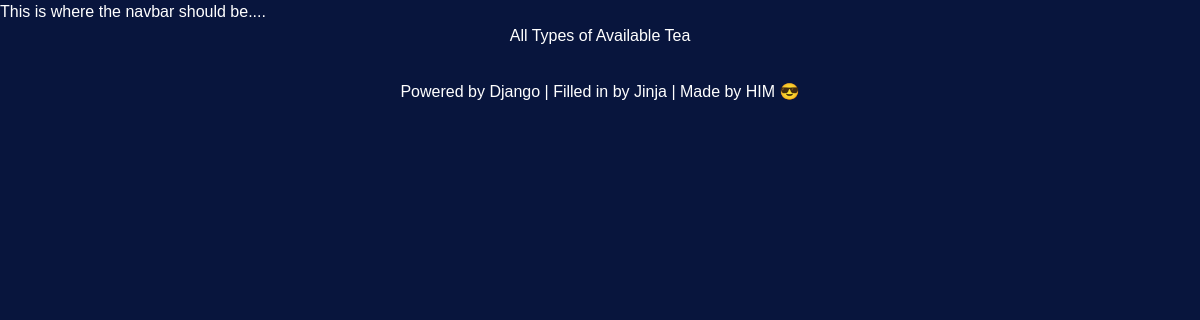
The app's page /chai/, older data.
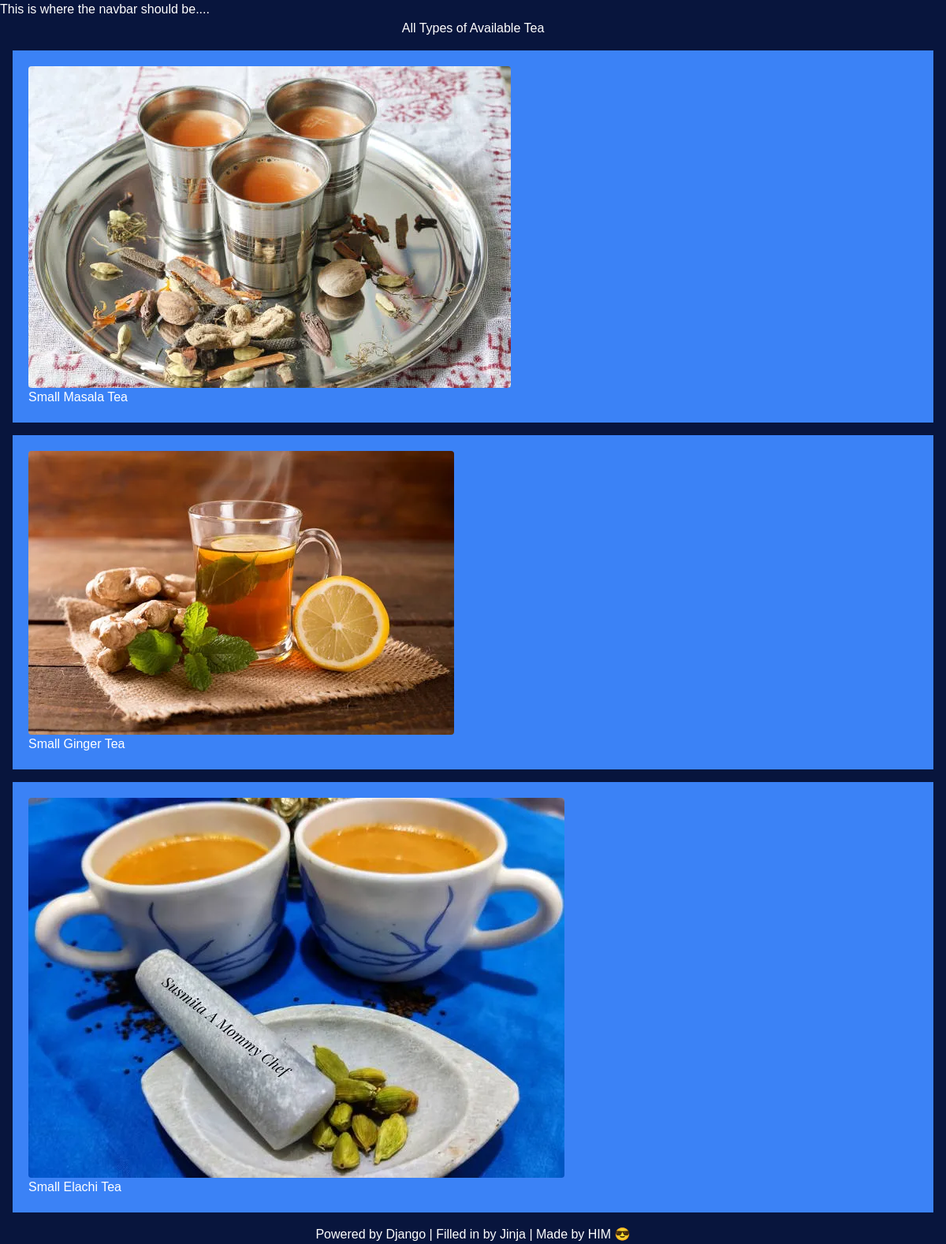
The same page, newer data.
### chai/models.py (models this page shows, shortened)
class ChaiTable(models.Model):
    CHAI_TYPE_CHOICES = [
        ('ml','Masale Tea'),
        ('gr','Ginger Tea'),
        ('ki','Kiwi Tea'),
        ('pt','Plain Tea'),
        ('eh','Elachi Tea'),
    ]
    name = models.CharField(max_length=100)
    image = models.ImageField(upload_to='chai_images/')
    date_added = models.DateTimeField(default=timezone.now)
    chai_type = models.CharField(max_length=2, choices=CHAI_TYPE_CHOICES)

### chai/views.py (the view)
# urls.py: path('',views.all_chai,name='chai_home'),
def all_chai(request):
    chai_list = ChaiTable.objects.all()
    return render(request, 'chai/chai_index.html', {'chai_list':chai_list})

### chai/templates/chai/chai_index.html (shortened to what this page needs)
{% extends "layout.html" %}
{% block navbar_block %}
    <p>This is where the navbar should be....</p>
{% endblock %}
{% block heading_block %}
    <h1>
        All Types of Available Tea
    </h1>
{% endblock %}
{% block content_block %}
    <div class="grid grid-col-3 gap-4 m-4">
        {% for chai in chai_list %}
        <div class="bg-blue-500 p-5">
            <img class="rounded" src="{{chai.image.url}}" alt="">
            <span>{{chai.name}}</span>
        </div>
        {% endfor %}
    </div>
    <h5 class="footer">Powered by Django | Filled in by Jinja | Made by HIM 😎</h5>
{% endblock %}

### templates/layout.html (shortened to what this page needs)
{% load static tailwind_tags %}
<!DOCTYPE html>
<html lang="en">
<head>
    <link rel="stylesheet" href="{%static 'style.css'%}">
    {%tailwind_css%}
</head>
<body>
    {% block navbar_block %}{% endblock %}
    {% block heading_block %}{% endblock %}
    {% block content_block %}{% endblock %}
</body>
</html>

### static/style.css (style rules this page uses)
* { font-family: 'Trebuchet MS', 'Lucida Sans Unicode', 'Lucida Grande', 'Lucida Sans', Arial, sans-serif; }
body { background-color: #08153d; color: white; }
h1 { text-align: center; }
.footer { text-align: center; }

Row changes from the older to the newer data that the page shows:
added ChaiTable: image (picture), name "Small Masala Tea"
added ChaiTable: image (picture), name "Small Ginger Tea"
added ChaiTable: image (picture), name "Small Elachi Tea"
